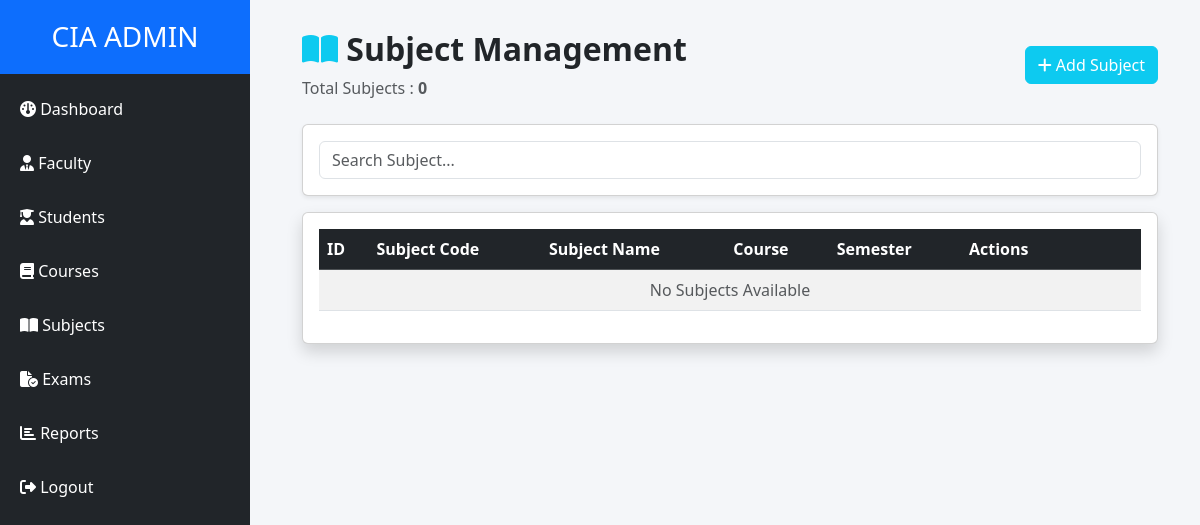
/admin-panel/subjects/ (signed in), run on an earlier commit of the app's database.
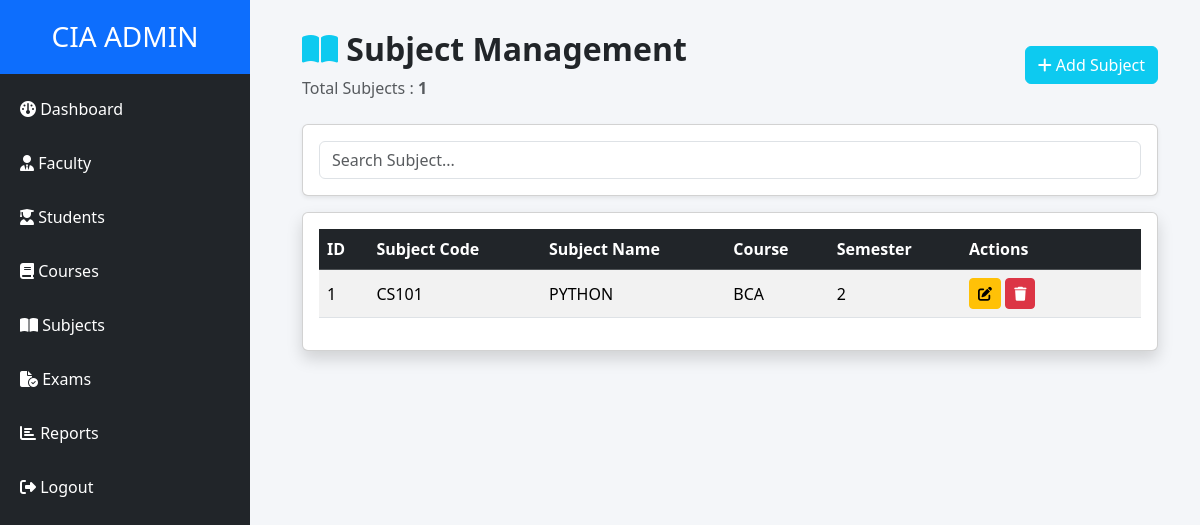
And on a later commit of the database.
### quiz/models.py (models this page shows, shortened)
class Subject(models.Model):
    code = models.CharField(
        max_length=20,
        unique=True
    )
    name = models.CharField(
        max_length=100
    )
    course = models.ForeignKey(
        Course,
        on_delete=models.CASCADE
    )
    semester = models.IntegerField()

class Course(models.Model):
    name = models.CharField(
        max_length=100
    )
    def __str__(self):
        return self.name

### quiz/views.py (the view)
@login_required
@user_passes_test(is_admin)
def manage_subjects(request):
    subjects = Subject.objects.all().order_by(
        "course",
        "semester",
        "name"
    )
    return render(
        request,
        "admin_panel/subject_list.html",
        {
            "subjects": subjects
        }
    )

### quiz/views.py (called while the page is built)
def is_admin(user):
    return user.is_staff or user.is_superuser

### quiz/templates/admin_panel/subject_list.html (shortened to what this page needs)
{% extends 'base_admin.html' %}
{% block content %}
<div class="container-fluid">
    <div class="d-flex justify-content-between align-items-center mb-4">
        <div>
            <h2 class="fw-bold">
                <i class="fas fa-book-open text-info"></i>
                Subject Management
            </h2>
            <p class="text-muted mb-0">
                Total Subjects :
                <strong>{{ subjects|length }}</strong>
            </p>
        </div>
        <a href="{% url 'add_subject' %}" class="btn btn-info text-white">
            <i class="fas fa-plus"></i>
            Add Subject
        </a>
    </div>
    <div class="card shadow-sm mb-3">
        <div class="card-body">
            <input
                type="text"
                id="subjectSearch"
                class="form-control"
                placeholder="Search Subject..."
            >
        </div>
    </div>
    <div class="card shadow">
        <div class="card-body table-responsive">
            <table class="table table-striped table-hover align-middle" id="subjectTable">
                <thead class="table-dark">
                    <tr>
                        <th>ID</th>
                        <th>Subject Code</th>
                        <th>Subject Name</th>
                        <th>Course</th>
                        <th>Semester</th>
                        <th width="180">Actions</th>
                    </tr>
                </thead>
                <tbody>
                    {% for subject in subjects %}
                    <tr>
                        <td>{{ subject.id }}</td>
                        <td>{{ subject.code }}</td>
                        <td>{{ subject.name }}</td>
                        <td>{{ subject.course }}</td>
                        <td>{{ subject.semester }}</td>
                        <td>
                            <a href="{% url 'edit_subject' subject.id %}"
                               class="btn btn-warning btn-sm">
                                <i class="fas fa-edit"></i>
                            </a>
                            <a href="{% url 'delete_subject' subject.id %}"
                               class="btn btn-danger btn-sm"
                               onclick="return confirm('Delete this subject?')">
                                <i class="fas fa-trash"></i>
                            </a>
                        </td>
                    </tr>
                    {% empty %}
                    <tr>
                        <td colspan="6" class="text-center text-muted">
                            No Subjects Available
                        </td>
                    </tr>
                    {% endfor %}
                </tbody>
            </table>
        </div>
    </div>
</div>
{% endblock %}

What changed in the data, as far as the page shows it:
added Subject: id "1", code "CS101", name "PYTHON", course "BCA", semester "2"
Also different on the page:
{{ subjects|length }}: "0" → "1"
text no longer shown: "No Subjects Available"
